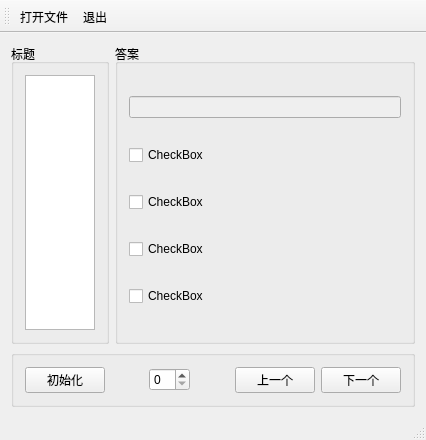
<?xml version="1.0" encoding="UTF-8"?>
<ui version="4.0">
 <class>MainWindow</class>
 <widget class="QMainWindow" name="MainWindow">
  <property name="geometry">
   <rect>
    <x>0</x>
    <y>0</y>
    <width>417</width>
    <height>435</height>
   </rect>
  </property>
  <property name="windowTitle">
   <string>MainWindow</string>
  </property>
  <widget class="QWidget" name="centralWidget">
   <layout class="QGridLayout" name="gridLayout">
    <item row="0" column="0">
     <widget class="QGroupBox" name="groupBox">
      <property name="sizePolicy">
       <sizepolicy hsizetype="Preferred" vsizetype="Preferred">
        <horstretch>0</horstretch>
        <verstretch>0</verstretch>
       </sizepolicy>
      </property>
      <property name="maximumSize">
       <size>
        <width>200</width>
        <height>16777215</height>
       </size>
      </property>
      <property name="title">
       <string>标题</string>
      </property>
      <layout class="QVBoxLayout" name="verticalLayout_2">
       <item>
        <widget class="QListView" name="listView"/>
       </item>
      </layout>
     </widget>
    </item>
    <item row="0" column="1">
     <widget class="QGroupBox" name="groupBox_2">
      <property name="sizePolicy">
       <sizepolicy hsizetype="Preferred" vsizetype="Preferred">
        <horstretch>2</horstretch>
        <verstretch>0</verstretch>
       </sizepolicy>
      </property>
      <property name="minimumSize">
       <size>
        <width>300</width>
        <height>300</height>
       </size>
      </property>
      <property name="title">
       <string>答案</string>
      </property>
      <layout class="QVBoxLayout" name="verticalLayout_3">
       <item>
        <widget class="QLineEdit" name="lineEdit">
         <property name="enabled">
          <bool>false</bool>
         </property>
         <property name="dragEnabled">
          <bool>false</bool>
         </property>
         <property name="readOnly">
          <bool>false</bool>
         </property>
         <property name="clearButtonEnabled">
          <bool>false</bool>
         </property>
        </widget>
       </item>
       <item>
        <widget class="QCheckBox" name="chk_A">
         <property name="text">
          <string>CheckBox</string>
         </property>
        </widget>
       </item>
       <item>
        <widget class="QCheckBox" name="chk_B">
         <property name="text">
          <string>CheckBox</string>
         </property>
        </widget>
       </item>
       <item>
        <widget class="QCheckBox" name="chk_D">
         <property name="text">
          <string>CheckBox</string>
         </property>
        </widget>
       </item>
       <item>
        <widget class="QCheckBox" name="chk_C">
         <property name="text">
          <string>CheckBox</string>
         </property>
        </widget>
       </item>
      </layout>
     </widget>
    </item>
    <item row="2" column="0" colspan="2">
     <widget class="QGroupBox" name="groupBox_3">
      <property name="maximumSize">
       <size>
        <width>16777215</width>
        <height>60</height>
       </size>
      </property>
      <property name="title">
       <string/>
      </property>
      <layout class="QHBoxLayout" name="horizontalLayout">
       <item>
        <widget class="QPushButton" name="btnInit">
         <property name="text">
          <string>初始化</string>
         </property>
        </widget>
       </item>
       <item>
        <spacer name="horizontalSpacer">
         <property name="orientation">
          <enum>Qt::Horizontal</enum>
         </property>
         <property name="sizeHint" stdset="0">
          <size>
           <width>40</width>
           <height>20</height>
          </size>
         </property>
        </spacer>
       </item>
       <item>
        <widget class="QSpinBox" name="spinBox"/>
       </item>
       <item>
        <spacer name="horizontalSpacer_2">
         <property name="orientation">
          <enum>Qt::Horizontal</enum>
         </property>
         <property name="sizeHint" stdset="0">
          <size>
           <width>40</width>
           <height>20</height>
          </size>
         </property>
        </spacer>
       </item>
       <item>
        <widget class="QPushButton" name="btnPrevious">
         <property name="text">
          <string>上一个</string>
         </property>
        </widget>
       </item>
       <item>
        <widget class="QPushButton" name="btnNext">
         <property name="text">
          <string>下一个</string>
         </property>
        </widget>
       </item>
      </layout>
     </widget>
    </item>
   </layout>
  </widget>
  <widget class="QToolBar" name="mainToolBar">
   <property name="toolButtonStyle">
    <enum>Qt::ToolButtonTextBesideIcon</enum>
   </property>
   <attribute name="toolBarArea">
    <enum>TopToolBarArea</enum>
   </attribute>
   <attribute name="toolBarBreak">
    <bool>false</bool>
   </attribute>
   <addaction name="actOpen_File"/>
   <addaction name="actQuit"/>
  </widget>
  <widget class="QStatusBar" name="statusBar"/>
  <action name="actOpen_File">
   <property name="icon">
    <iconset resource="res.qrc">
     <normaloff>:/icons/images/open.bmp</normaloff>:/icons/images/open.bmp</iconset>
   </property>
   <property name="text">
    <string>打开文件</string>
   </property>
   <property name="shortcutContext">
    <enum>Qt::WindowShortcut</enum>
   </property>
  </action>
  <action name="actQuit">
   <property name="icon">
    <iconset resource="res.qrc">
     <normaloff>:/icons/images/324.bmp</normaloff>:/icons/images/324.bmp</iconset>
   </property>
   <property name="text">
    <string>退出</string>
   </property>
  </action>
 </widget>
 <layoutdefault spacing="6" margin="11"/>
 <resources>
  <include location="res.qrc"/>
 </resources>
 <connections>
  <connection>
   <sender>actQuit</sender>
   <signal>triggered()</signal>
   <receiver>MainWindow</receiver>
   <slot>close()</slot>
   <hints>
    <hint type="sourcelabel">
     <x>-1</x>
     <y>-1</y>
    </hint>
    <hint type="destinationlabel">
     <x>327</x>
     <y>238</y>
    </hint>
   </hints>
  </connection>
 </connections>
</ui>
